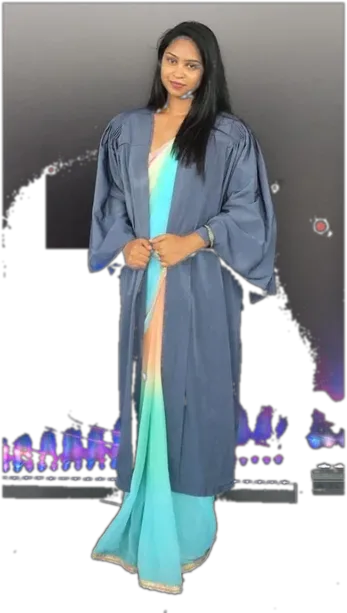
#> input picture assets/malika_portrait_nobg.webp, 347 x 613 px, shrunk from 499 x 882 before the run, given in place of media__1784598908158.png, which was not available
$ python crop_hand_mask_bag.py
#> lines starting #> are read from the running program, lines starting #| are printed output that depends on the picture
from PIL import Image

src = 'C:/Users/Chami/.gemini/antigravity/brain/fc73a3f8-f23c-43b9-bbe5-2bc9e6bee1c5/media__1784598908158.png'
dest_assets = 'c:/Users/Chami/Downloads/Malika/assets/fabric/traditional_mask_single_bag.jpg'
dest_brain = 'C:/Users/Chami/.gemini/antigravity/brain/fc73a3f8-f23c-43b9-bbe5-2bc9e6bee1c5/traditional_mask_single_bag.jpg'

with Image.open(src) as img:
#> img is the input picture: PIL image 347x613 RGBA; mean R, G, B, A 71.8, 77.3, 82.2, 163.3
    w, h = img.size
#> w = 347; h = 613
    print(f"Original size: {w}x{h}")
#| Original size: 347x613
    # The hand holding the bag is on the left side (x from 0 to ~w*0.20)
    # Crop from x = int(w * 0.18) to w to completely remove hand
    crop_box = (int(w * 0.18), 0, w, h)
#> crop_box = (62, 0, 347, 613)
    cropped = img.crop(crop_box).convert('RGB')
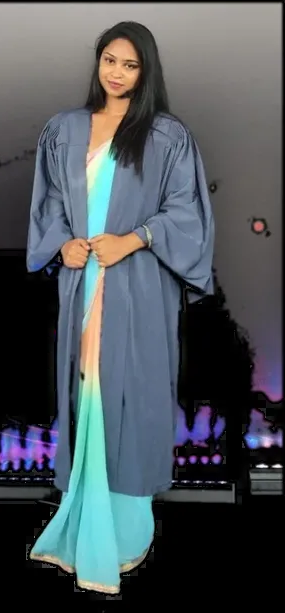
#> cropped: PIL image 285x613 RGB; mean R, G, B 77.8, 85.1, 90.3
    cropped.save(dest_assets, 'JPEG', quality=95)
    cropped.save(dest_brain, 'JPEG', quality=95)
    print("Hand removed from mask bag image successfully!")

$ run again, on assets/videos/Canvas_Art_3/all Arts item and project/WhatsApp Image 2026-07-23 at 11.14.40 PM.jpeg
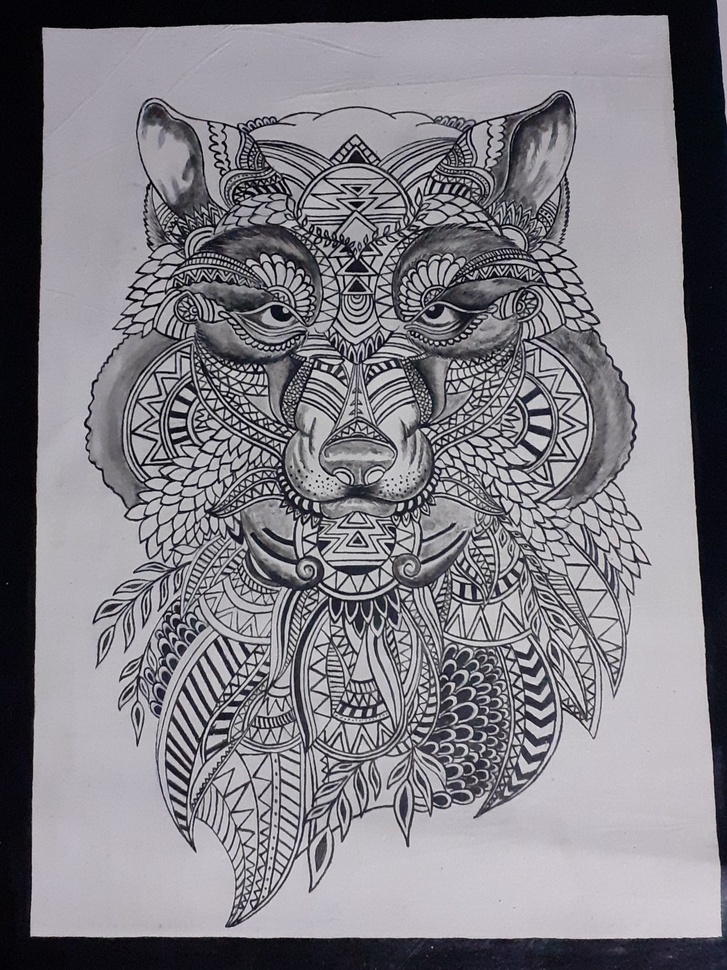
#> input picture assets/videos/Canvas_Art_3/all Arts item and project/WhatsApp Image 2026-07-23 at 11.14.40 PM.jpeg, 727 x 970 px, shrunk from 1047 x 1397 before the run, given in place of media__1784598908158.png, which was not available
#> img is the input picture: PIL image 727x970 RGB; mean R, G, B 128.7, 126.5, 133.3
#| Original size: 727x970
#> `cropped = img.crop(crop_box).convert('RGB')`:
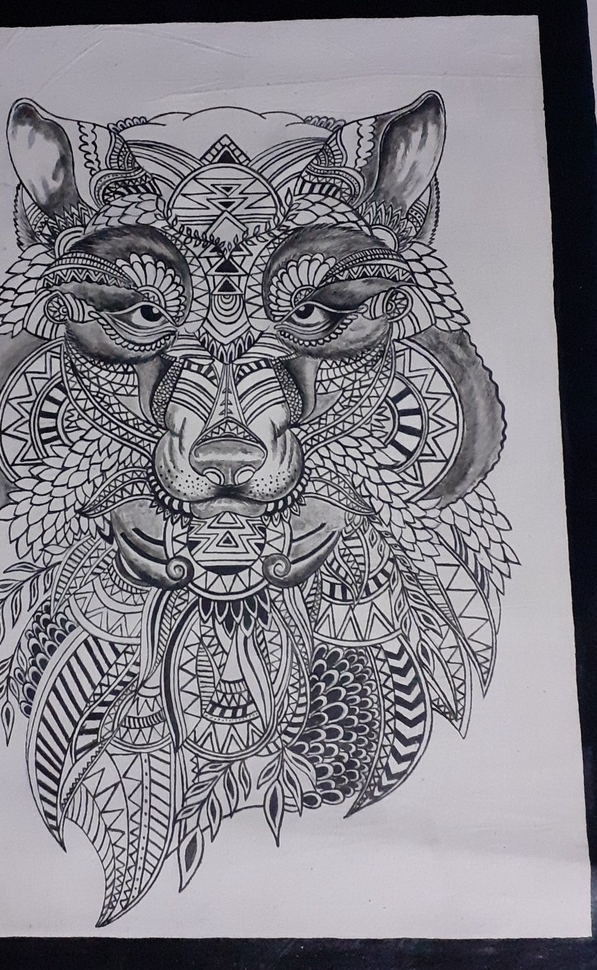
#> cropped: PIL image 597x970 RGB; mean R, G, B 131.5, 129.3, 136.2
